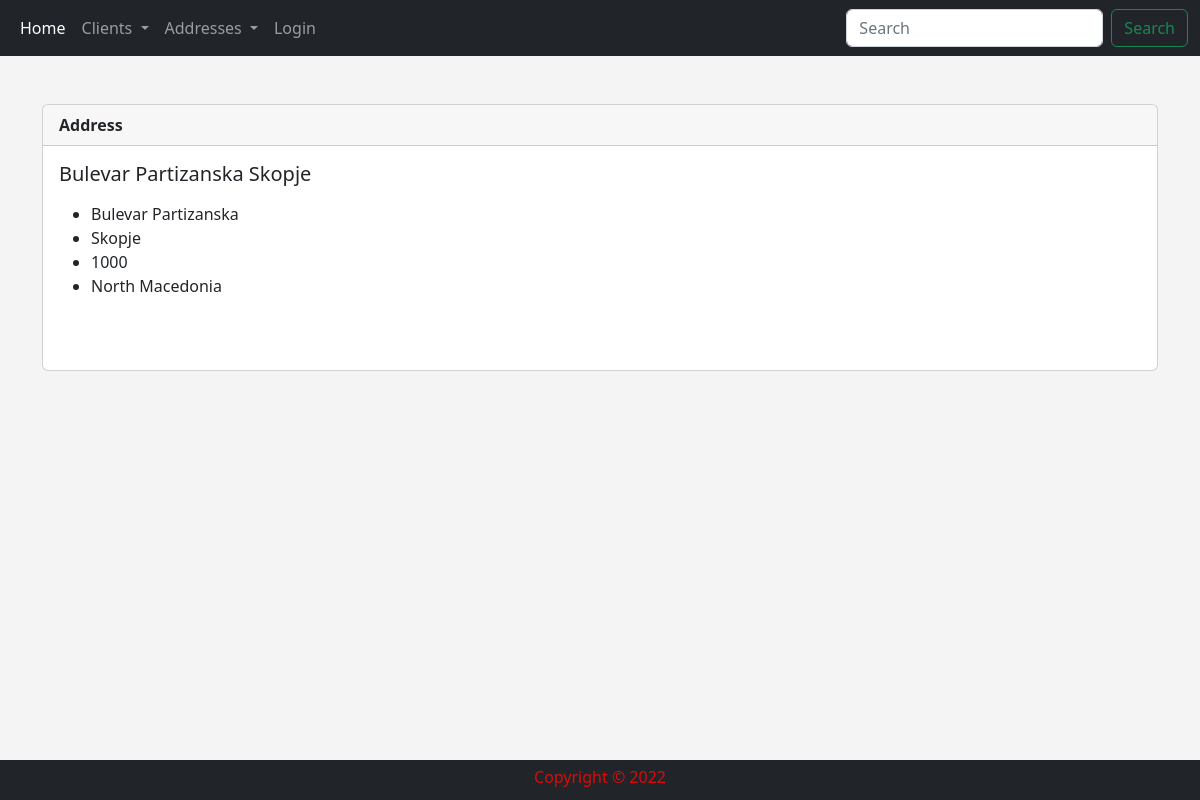
The app's page /show_address/1 with its own data.
### addresses/models.py (models this page shows)
class Address(models.Model):
    street_name = models.CharField('Street Name', max_length=100)
    city = models.CharField('City', max_length=50)
    zip_code = models.CharField('Zip Code', max_length=15)
    country = models.CharField('Country', max_length=50)
    def __str__(self):
        return self.street_name + ' ' + self.city

### addresses/views.py (the view)
# urls.py: path('show_address/<address_id>', views.show_address, name='show_address'),
def show_address(request, address_id):
    address = Address.objects.get(pk=address_id)
    return render(request, 'addresses/show_address.html', {
        "address": address,
    })

### addresses/templates/addresses/show_address.html
{% extends 'addresses/base.html' %}
{% block content %}
        <br/>
        <div class="card">
          <div class="card-header">
              <strong>Address</strong>
          </div>
          <div class="card-body">
            <h5 class="card-title">{{ address }}</h5>
            <p class="card-text">
              <ul>
                <li>{{ address.street_name }}</li>
                <li>{{ address.city }}</li>
                <li>{{ address.zip_code }}</li>
                <li>{{ address.country }}</li>
              </ul>
              <br/>
            </p>
          </div>
        </div>
{% endblock %}

### addresses/static/addresses/main.css (style rules this page uses)
body { background: #f4f4f4 }

### records on screen
Address: street_name+city "Bulevar Partizanska Skopje", street_name "Bulevar Partizanska", city "Skopje", zip_code "1000", country "North Macedonia"
